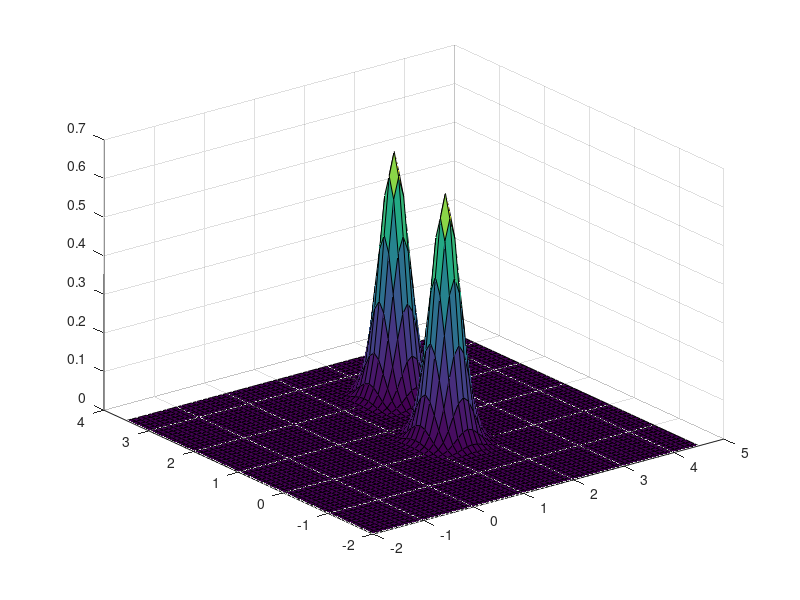
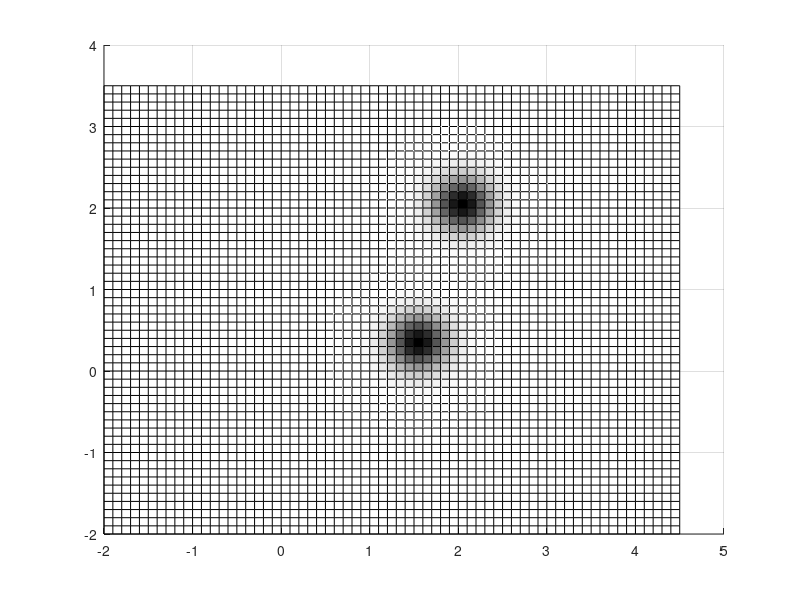

Source code (MATLAB) for these figures, in order: (Note: this script raises an error after producing the figures.)
function test_car
% A demo of iLQG/DDP with car-parking dynamics
clc;
close all

fprintf(['\nA demonstration of the iLQG algorithm '...
'with car parking dynamics.\n'...
'for details see\nTassa, Mansard & Todorov, ICRA 2014\n'...
'\"Control-Limited Differential Dynamic Programming\"\n'])

% Set full_DDP=true to compute 2nd order derivatives of the 
% dynamics. This will make iterations more expensive, but 
% final convergence will be much faster (quadratic)
full_DDP = false;

% set up the optimization problem
DYNCST  = @(x,u,i) car_dyn_cst(x,u,full_DDP);
global T;
T       = 40;              % horizon
global dt;
dt      = 0.05;
global x0;
x0      = [0;0;0;1;0;0;0;0;0;0];   % initial state
u0      = .1*randn(2,T);    % initial controls
global x_des;
x_des = [2.5;1.5;pi/2;0;0;0;0;0;0;0];
Op.lims  = [-1 4;
             -0.8  0.8];
Op.plot = 0;               % plot the derivatives as well

obs = [1.5,0.3;2,2];


% prepare the visualization window and graphics callback
figure(9);
set(gcf,'name','drift car','Menu','none','NumberT','off','KeyPressFcn',@Kpress,'user',0)
set(gca,'xlim',[-4 4],'ylim',[-4 4],'DataAspectRatio',[1 1 1])
grid on
box on
global costmap;
costmap = getMap(obs);

% plot target configuration with light colors
figure(9);
P = [-0.15  -0.15  0.15  0.15  -0.15; -0.08  0.08  0.08  -0.08  -0.08; 1 1 1 1 1];
tar_x = x_des(1);
tar_y = x_des(2);
tar_phi = wrapToPi(x_des(3));
A = [cos(tar_phi) -sin(tar_phi) tar_x; sin(tar_phi) cos(tar_phi) tar_y; 0 0 1];
tar = A*P;
axis auto equal
axis([-2, 3, -2, 3])
line(P(1,:),P(2,:),'color','b','linewidth',2);
line(tar(1,:),tar(2,:),'color','b','linewidth',2);

% prepare and install trajectory visualization callback
line_handle = line([0 0],[0 0],'color','b','linewidth',1.5);
plotFn = @(x) traj_plot(x,line_handle);
Op.plotFn = plotFn;

% === run the optimization!
[x,u]= iLQG(DYNCST, x0, u0, Op);
car_plot(x,u);

file_name = ['traj',datestr(now,'_mm-dd-yy_HH:MM')];
save(['saved_trajectories/',file_name,'.mat'],'x','u','x0','x_des','dt','T');
end

function stop = traj_plot(x,line_handle)
set(line_handle,'Xdata',x(1,:),'Ydata',x(2,:));
stop = get(figure(9),'user');
drawnow;
end

function Kpress(src,evnt)
if strcmp(evnt.Key,'space')
    set(src,'user',1)
end
end

function F = getMap(obs)
global x0;
global x_des;

Sigma = [.05 0; 0 .05];
x1 = x0(1)-2:.1:x_des(1)+2; x2 = x0(2)-2:.1:x_des(2)+2;
[X1,X2] = meshgrid(x1,x2);

if exist('obs','var')
    F = 0.2*mvnpdf([X1(:) X2(:)],obs(1,:),Sigma);
end

for i = 2:size(obs,1)
    F = F+0.2*mvnpdf([X1(:) X2(:)],obs(i,:),Sigma);
end

F = reshape(F,length(x2),length(x1));
figure(9)
surf(x1,x2,F-5);
colormap(flipud(gray));
view(2);

figure(1)
surf(x1,x2,F);

end

function y = car_dynamics(X,u)
s = size(X,2);

x = X(1:6,:);
pu = X(7:8,:);

global dt;
new_x = zeros(6,s);

for i = 1:size(x,2)
    new_x(:,i) = dynamics_finite(x(:,i), u(:,i), dt);
%     sol = ode23(@(t,y) dynamics(y,u(:,i)),[0 dt], x(:,1));
%     new_x(:,i) = sol.y(:,end);
end
du = u - pu;
y = [new_x; u; du];
end

function [f,c,fx,fu,fxx,fxu,fuu,cx,cu,cxx,cxu,cuu] = car_dyn_cst(x,u,full_DDP)
% combine car dynamics and cost
% use helper function finite_difference() to compute derivatives

if nargout == 2
    f = car_dynamics(x,u);
    c = car_cost(x,u);
else
    % state and control indices
    ix = 1:10;
    iu = 11:12;
    
    % dynamics first derivatives
    xu_dyn  = @(xu) car_dynamics(xu(ix,:),xu(iu,:));
    J       = finite_difference(xu_dyn, [x; u]);
    fx      = J(:,ix,:);
    fu      = J(:,iu,:);
    
    % dynamics second derivatives
    if full_DDP
        xu_Jcst = @(xu) finite_difference(xu_dyn, xu);
        JJ      = finite_difference(xu_Jcst, [x; u]);
        JJ      = reshape(JJ, [4 6 size(J)]);
        JJ      = 0.5*(JJ + permute(JJ,[1 3 2 4])); %symmetrize
        fxx     = JJ(:,ix,ix,:);
        fxu     = JJ(:,ix,iu,:);
        fuu     = JJ(:,iu,iu,:);    
    else
        [fxx,fxu,fuu] = deal([]);
    end    
    
    % cost first derivatives
    xu_cost = @(xu) car_cost(xu(ix,:),xu(iu,:));
    J       = squeeze(finite_difference(xu_cost, [x; u]));
    cx      = J(ix,:);
    cu      = J(iu,:);
    
    % cost second derivatives
    xu_Jcst = @(xu) squeeze(finite_difference(xu_cost, xu));
    JJ      = finite_difference(xu_Jcst, [x; u]);
    JJ      = 0.5*(JJ + permute(JJ,[2 1 3])); %symmetrize
    cxx     = JJ(ix,ix,:);
    cxu     = JJ(ix,iu,:);
    cuu     = JJ(iu,iu,:);
    
    [f,c] = deal([]);
end
end

function J = finite_difference(fun, x, h)
% simple finite-difference derivatives
% assumes the function fun() is vectorized

if nargin < 3
    h = 2^-17;
end

[n, K]  = size(x);
H       = [zeros(n,1) h*eye(n)];
H       = permute(H, [1 3 2]);
X       = pp(x, H);
X       = reshape(X, n, K*(n+1));
Y       = fun(X);
m       = numel(Y)/(K*(n+1));
Y       = reshape(Y, m, K, n+1);
J       = pp(Y(:,:,2:end), -Y(:,:,1)) / h;
J       = permute(J, [1 3 2]);
end

% utility functions: singleton-expanded addition and multiplication
function c = pp(a,b)
c = bsxfun(@plus,a,b);
end

function c = tt(a,b)
c = bsxfun(@times,a,b);
end